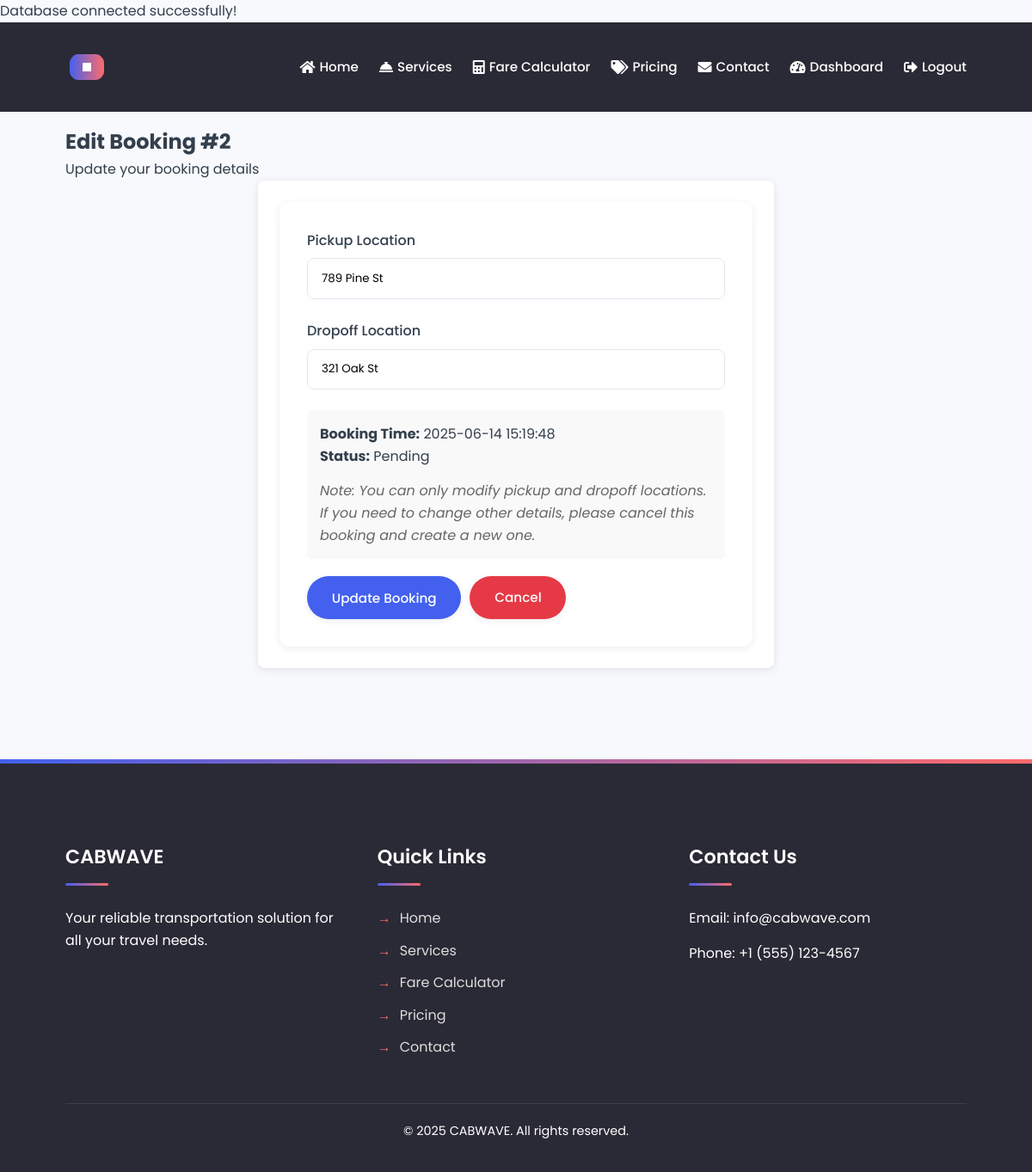
/edit-booking.php?id=2 (signed in), run on the app's committed database.
### tables this page shows
CREATE TABLE bookings (
    booking_id INT AUTO_INCREMENT PRIMARY KEY,
    user_id INT NOT NULL,
    driver_id INT,
    pickup_location VARCHAR(255) NOT NULL,
    dropoff_location VARCHAR(255) NOT NULL,
    booking_time DATETIME DEFAULT CURRENT_TIMESTAMP,
    status ENUM('pending', 'confirmed', 'completed', 'cancelled') DEFAULT 'pending',
    FOREIGN KEY (user_id) REFERENCES users(user_id) ON DELETE CASCADE,
    FOREIGN KEY (driver_id) REFERENCES drivers(driver_id) ON DELETE SET NULL
);

### edit-booking.php (the view, shortened to what this page needs)
<?php
require_once 'includes/header.php';
$booking_id = (int)$_GET['id'];
$stmt = $conn->prepare("SELECT * FROM bookings WHERE booking_id = ? AND user_id = ? AND (status = 'pending' OR status = 'confirmed')");
$stmt->bind_param("ii", $booking_id, $_SESSION['user_id']);
$stmt->execute();
$result = $stmt->get_result();
$booking = $result->fetch_assoc();
?>
<div class="page-header">
    <h2>Edit Booking #<?php echo $booking_id; ?></h2>
    <p>Update your booking details</p>
</div>
<div class="edit-booking-container">
    <form method="POST" action="">
        <div class="form-group">
            <label for="pickup_location">Pickup Location</label>
            <input type="text" id="pickup_location" name="pickup_location" value="<?php echo htmlspecialchars($booking['pickup_location']); ?>" required>
        </div>
        <div class="form-group">
            <label for="dropoff_location">Dropoff Location</label>
            <input type="text" id="dropoff_location" name="dropoff_location" value="<?php echo htmlspecialchars($booking['dropoff_location']); ?>" required>
        </div>
        <div class="booking-info">
            <p><strong>Booking Time:</strong> <?php echo $booking['booking_time']; ?></p>
            <p><strong>Status:</strong> <?php echo ucfirst($booking['status']); ?></p>
            <p class="booking-note">Note: You can only modify pickup and dropoff locations. If you need to change other details, please cancel this booking and create a new one.</p>
        </div>
        <div class="form-buttons">
            <button type="submit" class="btn">Update Booking</button>
            <a href="dashboard.php" class="btn btn-danger">Cancel</a>
        </div>
    </form>
</div>
<?php require_once 'includes/footer.php'; ?>

### assets/css/main.css (style rules this page uses)
:root { --primary-color: #4361EE; --secondary-color: #FF6B6B; --dark-color: #2A2A36; --light-color: #F7F9FC; --danger-color: #E63946; --success-color: #2EC4B6; --info-color: #4CC9F0; --warning-color: #FF9F1C; --text-color: #333F4D; --gray-color: #94A3B8; --shadow-sm: 0 2px 8px rgba(0, 0, 0, 0.08); --shadow-md: 0 4px 16px rgba(0, 0, 0, 0.12); --shadow-lg: 0 8px 24px rgba(0, 0, 0, 0.15); --transition-fast: 0.2s ease-in-out; --transition-normal: 0.3s ease-in-out; --transition-slow: 0.5s ease-in-out; }
* { box-sizing: border-box; margin: 0; padding: 0; }
body { font-family: 'Poppins', 'Arial', sans-serif; line-height: 1.6; background-color: var(--light-color); color: var(--text-color); }
a { color: var(--primary-color); text-decoration: none; transition: color 0.3s ease; }
button, .btn { display: inline-block; padding: 0.8rem 1.8rem; background: var(--primary-color); color: white; border: none; border-radius: 50px; cursor: pointer; transition: all 0.3s ease; font-family: 'Poppins', sans-serif; font-weight: 500; font-size: 0.95rem; box-shadow: var(--shadow-sm); text-align: center; position: relative; overflow: hidden; z-index: 1; }
button::after, .btn::after { content: ''; position: absolute; top: 0; left: 0; width: 100%; height: 100%; background: linear-gradient(to right, transparent, rgba(255, 255, 255, 0.2), transparent); transform: translateX(-100%); transition: transform 0.5s ease; z-index: -1; }
.btn-danger { background: var(--danger-color); }
form { width: 100%; max-width: 600px; margin: 0 auto; padding: 2rem; background-color: white; border-radius: 12px; box-shadow: var(--shadow-sm); }
.form-group { margin-bottom: 1.5rem; }
label { display: block; margin-bottom: 0.5rem; font-weight: 500; color: var(--text-color); }
input, select, textarea { width: 100%; padding: 0.8rem 1rem; border: 1px solid #E2E8F0; border-radius: 8px; font-family: 'Poppins', sans-serif; transition: all 0.3s ease; }

### assets/css/animations.css (style rules this page uses)
.page-transition { animation: pageFadeIn 0.5s ease-out; }
.btn { position: relative; overflow: hidden; }
.btn::after { content: ''; position: absolute; width: 100%; height: 100%; top: 0; left: 0; pointer-events: none; background-image: radial-gradient(circle, #fff 10%, transparent 10.01%); background-repeat: no-repeat; background-position: 50%; transform: scale(10, 10); opacity: 0; transition: transform 0.5s, opacity 1s; }

### edit-booking.php (style rules this page uses)
.edit-booking-container { max-width: 600px; margin: 0 auto; background-color: white; border-radius: 8px; box-shadow: 0 2px 10px rgba(0, 0, 0, 0.1); padding: 25px; }
.booking-info { margin: 20px 0; padding: 15px; background-color: #f9f9f9; border-radius: 5px; }
.booking-note { margin-top: 15px; font-style: italic; color: #666; }
.form-buttons { display: flex; gap: 10px; margin-top: 20px; }

### data on the page
bookings: pickup_location "789 Pine St", dropoff_location "321 Oak St", booking_time "2025-06-14 15:19:48", status "Pending"

### other printed values
$booking_id "2"
SITE_NAME "CABWAVE"
